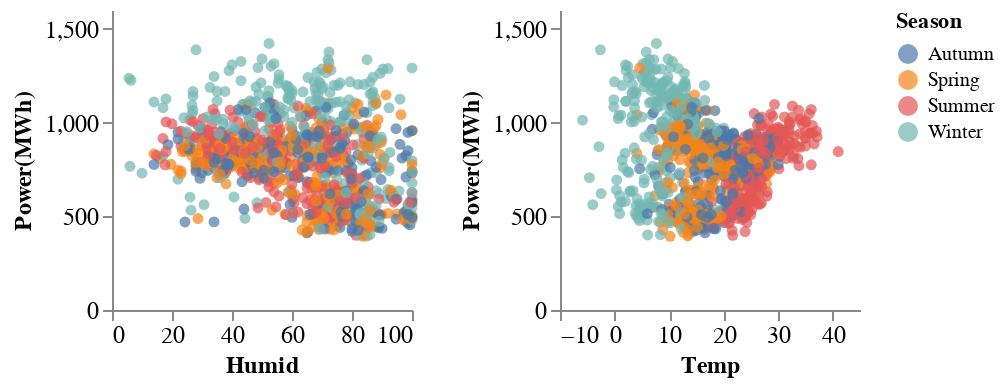

The code cell stored with this chart in its notebook:
### Code cell
corr=CorrelationAnalyzer()
res=corr.corr(data, variable_columns, target, method='scatter', hue_col='Season')
res

### Figure 1 — Vega-Lite specification as saved in the notebook (floating-point values rounded to 4 significant figures; data arrays with more than 128 entries replaced by an {"elided": "..."} marker saying what was removed)
{"config": {"background": "white", "view": {"continuousWidth": 300, "continuousHeight": 300, "strokeOpacity": 0}, "axis": {"grid": false, "labelFontSize": 12, "titleFontSize": 12}}, "repeat": {"column": ["Humid", "Temp"], "row": ["Power(MWh)"]}, "spec": {"data": {"name": "data-d706fe96b76b1ea71e5d894a7c0c906e"}, "mark": {"type": "circle"}, "encoding": {"color": {"field": "Season", "type": "nominal"}, "x": {"field": {"repeat": "column"}, "type": "quantitative"}, "y": {"field": {"repeat": "row"}, "type": "quantitative"}}, "height": 150, "width": 150}, "$schema": "https://vega.github.io/schema/vega-lite/v5.17.0.json", "datasets": {"data-d706fe96b76b1ea71e5d894a7c0c906e": {"elided": "1000 records"}}}
